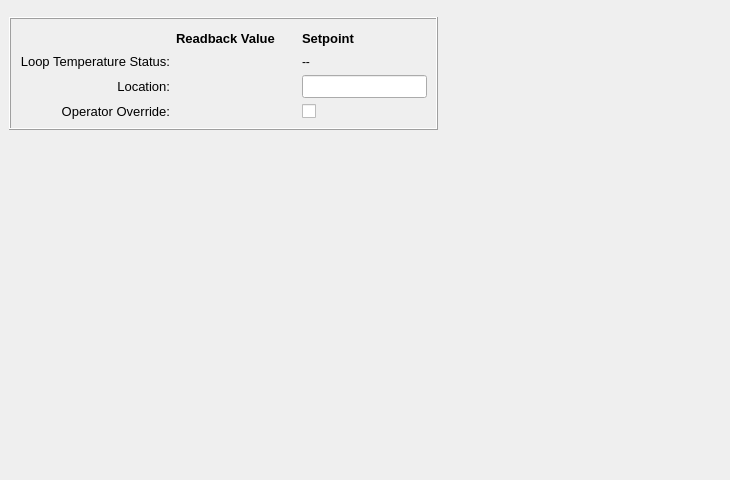
<?xml version="1.0" encoding="UTF-8"?>
<ui version="4.0">
 <class>Form</class>
 <widget class="QWidget" name="Form">
  <property name="geometry">
   <rect>
    <x>0</x>
    <y>0</y>
    <width>730</width>
    <height>480</height>
   </rect>
  </property>
  <property name="minimumSize">
   <size>
    <width>640</width>
    <height>480</height>
   </size>
  </property>
  <property name="windowTitle">
   <string>Chiller Loop Expert</string>
  </property>
  <layout class="QVBoxLayout" name="verticalLayout">
   <property name="leftMargin">
    <number>0</number>
   </property>
   <property name="rightMargin">
    <number>0</number>
   </property>
   <item>
    <widget class="PyDMEmbeddedDisplay" name="PyDMEmbeddedDisplay">
     <property name="sizePolicy">
      <sizepolicy hsizetype="Expanding" vsizetype="Fixed">
       <horstretch>0</horstretch>
       <verstretch>0</verstretch>
      </sizepolicy>
     </property>
     <property name="maximumSize">
      <size>
       <width>16777215</width>
       <height>30</height>
      </size>
     </property>
     <property name="toolTip">
      <string/>
     </property>
     <property name="frameShape">
      <enum>QFrame::NoFrame</enum>
     </property>
     <property name="macros" stdset="0">
      <string>{&quot;TITLE&quot;:&quot;Chiller Loop Expert: ${DEVICE}&quot;}</string>
     </property>
     <property name="filename" stdset="0">
      <string>./widgets/header.ui</string>
     </property>
    </widget>
   </item>
   <item>
    <layout class="QHBoxLayout" name="horizontalLayout" stretch="0,1">
     <property name="leftMargin">
      <number>9</number>
     </property>
     <property name="rightMargin">
      <number>9</number>
     </property>
     <item>
      <widget class="QFrame" name="frame">
       <property name="frameShape">
        <enum>QFrame::Box</enum>
       </property>
       <property name="frameShadow">
        <enum>QFrame::Raised</enum>
       </property>
       <layout class="QGridLayout" name="gridLayout_2" columnstretch="0,1,0,1">
        <item row="1" column="3">
         <widget class="PyDMLabel" name="PyDMLabel">
          <property name="sizePolicy">
           <sizepolicy hsizetype="Fixed" vsizetype="Preferred">
            <horstretch>0</horstretch>
            <verstretch>0</verstretch>
           </sizepolicy>
          </property>
          <property name="toolTip">
           <string/>
          </property>
          <property name="text">
           <string>--</string>
          </property>
         </widget>
        </item>
        <item row="2" column="0">
         <widget class="PyDMLabel" name="LocationLabel">
          <property name="font">
           <font>
            <pointsize>10</pointsize>
           </font>
          </property>
          <property name="toolTip">
           <string/>
          </property>
          <property name="text">
           <string>Location:</string>
          </property>
          <property name="alignment">
           <set>Qt::AlignRight|Qt::AlignTrailing|Qt::AlignVCenter</set>
          </property>
         </widget>
        </item>
        <item row="0" column="1">
         <widget class="PyDMLabel" name="RBVLbl">
          <property name="font">
           <font>
            <pointsize>10</pointsize>
            <weight>75</weight>
            <bold>true</bold>
           </font>
          </property>
          <property name="toolTip">
           <string/>
          </property>
          <property name="frameShape">
           <enum>QFrame::NoFrame</enum>
          </property>
          <property name="text">
           <string>Readback Value</string>
          </property>
         </widget>
        </item>
        <item row="3" column="0">
         <widget class="PyDMLabel" name="OverrideLabel">
          <property name="font">
           <font>
            <pointsize>10</pointsize>
           </font>
          </property>
          <property name="toolTip">
           <string/>
          </property>
          <property name="text">
           <string>Operator Override:</string>
          </property>
          <property name="alignment">
           <set>Qt::AlignRight|Qt::AlignTrailing|Qt::AlignVCenter</set>
          </property>
         </widget>
        </item>
        <item row="0" column="2">
         <spacer name="horizontalSpacer_2">
          <property name="orientation">
           <enum>Qt::Horizontal</enum>
          </property>
          <property name="sizeType">
           <enum>QSizePolicy::Fixed</enum>
          </property>
          <property name="sizeHint" stdset="0">
           <size>
            <width>20</width>
            <height>20</height>
           </size>
          </property>
         </spacer>
        </item>
        <item row="2" column="3">
         <widget class="PyDMLineEdit" name="LocationSet">
          <property name="sizePolicy">
           <sizepolicy hsizetype="Fixed" vsizetype="Fixed">
            <horstretch>0</horstretch>
            <verstretch>0</verstretch>
           </sizepolicy>
          </property>
          <property name="font">
           <font>
            <pointsize>10</pointsize>
           </font>
          </property>
          <property name="toolTip">
           <string/>
          </property>
          <property name="channel" stdset="0">
           <string>${PV}:LOC</string>
          </property>
          <property name="displayFormat" stdset="0">
           <enum>PyDMLineEdit::String</enum>
          </property>
         </widget>
        </item>
        <item row="2" column="1">
         <widget class="PyDMLabel" name="LocationRBV">
          <property name="sizePolicy">
           <sizepolicy hsizetype="Fixed" vsizetype="Preferred">
            <horstretch>0</horstretch>
            <verstretch>0</verstretch>
           </sizepolicy>
          </property>
          <property name="minimumSize">
           <size>
            <width>100</width>
            <height>0</height>
           </size>
          </property>
          <property name="font">
           <font>
            <pointsize>10</pointsize>
           </font>
          </property>
          <property name="toolTip">
           <string/>
          </property>
          <property name="channel" stdset="0">
           <string>${PV}:LOC</string>
          </property>
          <property name="displayFormat" stdset="0">
           <enum>PyDMLabel::String</enum>
          </property>
         </widget>
        </item>
        <item row="3" column="3">
         <widget class="PyDMCheckbox" name="PyDMCheckbox">
          <property name="sizePolicy">
           <sizepolicy hsizetype="Fixed" vsizetype="Fixed">
            <horstretch>0</horstretch>
            <verstretch>0</verstretch>
           </sizepolicy>
          </property>
          <property name="toolTip">
           <string/>
          </property>
          <property name="channel" stdset="0">
           <string>${PV}:OVERRIDE</string>
          </property>
         </widget>
        </item>
        <item row="1" column="1">
         <widget class="PyDMLabel" name="LoopTempRBV">
          <property name="sizePolicy">
           <sizepolicy hsizetype="Fixed" vsizetype="Preferred">
            <horstretch>0</horstretch>
            <verstretch>0</verstretch>
           </sizepolicy>
          </property>
          <property name="font">
           <font>
            <pointsize>10</pointsize>
           </font>
          </property>
          <property name="toolTip">
           <string/>
          </property>
          <property name="channel" stdset="0">
           <string notr="true">${PV}:ERROR_RBV</string>
          </property>
         </widget>
        </item>
        <item row="0" column="3">
         <widget class="PyDMLabel" name="SetpointLbl">
          <property name="font">
           <font>
            <pointsize>10</pointsize>
            <weight>75</weight>
            <bold>true</bold>
           </font>
          </property>
          <property name="toolTip">
           <string/>
          </property>
          <property name="text">
           <string>Setpoint</string>
          </property>
         </widget>
        </item>
        <item row="1" column="0">
         <widget class="PyDMLabel" name="PyDMLabel_2">
          <property name="font">
           <font>
            <pointsize>10</pointsize>
            <weight>50</weight>
            <bold>false</bold>
           </font>
          </property>
          <property name="toolTip">
           <string/>
          </property>
          <property name="text">
           <string>Loop Temperature Status:</string>
          </property>
          <property name="alignment">
           <set>Qt::AlignRight|Qt::AlignTrailing|Qt::AlignVCenter</set>
          </property>
         </widget>
        </item>
        <item row="3" column="1">
         <widget class="PyDMLabel" name="OverridRBV">
          <property name="sizePolicy">
           <sizepolicy hsizetype="Fixed" vsizetype="Preferred">
            <horstretch>0</horstretch>
            <verstretch>0</verstretch>
           </sizepolicy>
          </property>
          <property name="minimumSize">
           <size>
            <width>100</width>
            <height>0</height>
           </size>
          </property>
          <property name="font">
           <font>
            <pointsize>10</pointsize>
           </font>
          </property>
          <property name="toolTip">
           <string/>
          </property>
          <property name="rules" stdset="0">
           <string>[]</string>
          </property>
          <property name="channel" stdset="0">
           <string notr="true">${PV}:OVERRIDE_RBV</string>
          </property>
         </widget>
        </item>
       </layout>
      </widget>
     </item>
     <item>
      <spacer name="horizontalSpacer">
       <property name="orientation">
        <enum>Qt::Horizontal</enum>
       </property>
       <property name="sizeHint" stdset="0">
        <size>
         <width>40</width>
         <height>20</height>
        </size>
       </property>
      </spacer>
     </item>
    </layout>
   </item>
   <item>
    <spacer name="verticalSpacer">
     <property name="orientation">
      <enum>Qt::Vertical</enum>
     </property>
     <property name="sizeHint" stdset="0">
      <size>
       <width>20</width>
       <height>40</height>
      </size>
     </property>
    </spacer>
   </item>
  </layout>
 </widget>
 <customwidgets>
  <customwidget>
   <class>PyDMLabel</class>
   <extends>QLabel</extends>
   <header>pydm.widgets.label</header>
  </customwidget>
  <customwidget>
   <class>PyDMCheckbox</class>
   <extends>QCheckBox</extends>
   <header>pydm.widgets.checkbox</header>
  </customwidget>
  <customwidget>
   <class>PyDMEmbeddedDisplay</class>
   <extends>QFrame</extends>
   <header>pydm.widgets.embedded_display</header>
  </customwidget>
  <customwidget>
   <class>PyDMLineEdit</class>
   <extends>QLineEdit</extends>
   <header>pydm.widgets.line_edit</header>
  </customwidget>
 </customwidgets>
 <resources/>
 <connections/>
</ui>
